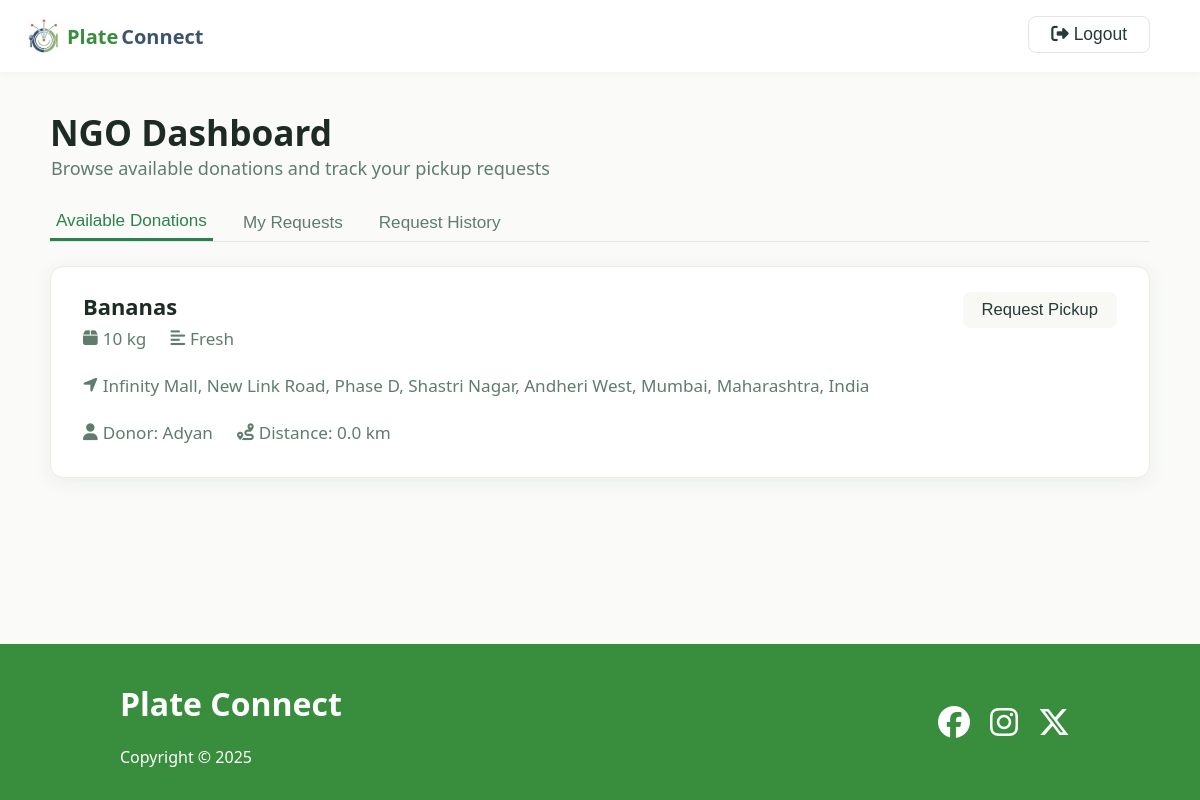
The page /ngo_dashboard (signed in) on the database its author committed.
### app.py (models this page shows)
class Listing(db.Model):
    id = db.Column(db.Integer, primary_key=True)
    donor_id = db.Column(db.Integer, db.ForeignKey("user.id"), nullable=False)
    food_type = db.Column(db.String(50), nullable=False)
    quantity = db.Column(db.String(50), nullable=False)
    description = db.Column(db.String(200))
    address = db.Column(db.String(200), nullable=False)
    donor = db.relationship("User", backref="listings")
    __table_args__ = {"sqlite_autoincrement": True}

class User(db.Model):
    id = db.Column(db.Integer, primary_key=True)
    email = db.Column(db.String(100), unique=True, nullable=False)
    password_hash = db.Column(db.String(128), nullable=False)
    name = db.Column(db.String(50), nullable=False)
    user_type = db.Column(db.String(10), nullable=False)
    address = db.Column(db.String(200), nullable=False)
    latitude = db.Column(db.Float)
    longitude = db.Column(db.Float)
    purpose = db.Column(db.String(200))

### app.py (the view, shortened to what this page needs)
@app.route("/ngo_dashboard")
def ngo_dashboard():
    ngo_id = session.get("user_id")
    if not ngo_id:
        return redirect(url_for("login"))
    ngo = User.query.get(ngo_id)
    approved_listing_ids = [
        h.listing_id for h in History.query.filter_by(status="approved").all()
    ]
    requested_listing_ids = [
        req.listing_id for req in Request.query.filter_by(ngo_id=ngo_id).all()
    ]
    listings_query = Listing.query.filter(
        ~Listing.id.in_(requested_listing_ids + approved_listing_ids)
    ).all()
    listings = []
    for listing in listings_query:
        donor = User.query.get(listing.donor_id)
        distance = None
        if (
            donor
            and donor.latitude
            and donor.longitude
            and ngo.latitude
            and ngo.longitude
        ):
            distance = haversine(
                ngo.latitude, ngo.longitude, donor.latitude, donor.longitude
            )
        listings.append({"listing": listing, "donor": donor, "distance": distance})
    listings.sort(
        key=lambda x: (
            x["distance"] is None,
            x["distance"] if x["distance"] is not None else float("inf"),
        )
    )
    pending_requests_query = (
        Request.query.filter_by(ngo_id=ngo_id)
        .join(Listing, Request.listing_id == Listing.id)
        .add_entity(Listing)
        .all()
    )
    pending_requests = []
    pending_requests.sort(
        key=lambda x: (x[3] is None, x[3] if x[3] is not None else float("inf"))
    )
    my_history_query = (
        History.query.filter(
            History.ngo_id == ngo_id, History.status.in_(["approved", "rejected"])
        )
        .order_by(History.id.asc())
        .all()
    )
    my_history = []
    return render_template(
        "ngo_dashboard.html",
        listings=listings,
        pending_requests=pending_requests,
        my_history=my_history,
    )

### app.py (called while the page is built)
def haversine(lat1, lon1, lat2, lon2):
    lon1, lat1, lon2, lat2 = map(radians, [lon1, lat1, lon2, lat2])
    dlon = lon2 - lon1
    dlat = lat2 - lat1
    a = sin(dlat / 2) ** 2 + cos(lat1) * cos(lat2) * sin(dlon / 2) ** 2
    c = 2 * asin(sqrt(a))
    r = 6371  # Radius of earth in kilometers
    return round(c * r, 2)

### templates/ngo_dashboard.html (shortened to what this page needs)
<!DOCTYPE html>
<html lang="en">
<head>
    <link rel="stylesheet" href="{{ url_for('static', filename='style.css') }}">
    <link rel="stylesheet" href="{{ url_for('static', filename='donor_dashboard.css') }}">
    <link rel="stylesheet" href="{{ url_for('static', filename='ngo_dashboard.css') }}">
    <link rel="stylesheet" href="https://cdnjs.cloudflare.com/ajax/libs/font-awesome/6.4.2/css/all.min.css">
</head>
<body>
    <main>
        <header class="header">
            <div class="logo">
                <img src="../static/images/logo.png" alt="">
                <a href="/" class="logo-text green-font">Plate</a>
                <a href="/" class="logo-text dark-blue-font">Connect</a>
                <form class='logout' method="POST" action="{{ url_for('logout') }}">
                    <button type="submit" class="back-btn"><i class="fa fa-sign-out-alt"></i> Logout</button>
                </form>
            </div>
        </header>
        <div class="dashboard-container">
            <div class="dashboard-header">
                <div>
                    <h1 class="dashboard-title">NGO Dashboard</h1>
                    <div class="dashboard-subtitle">Browse available donations and track your pickup requests</div>
                </div>
            </div>
            <div class="dashboard-tabs">
                <button class="dashboard-tab active" onclick="showTab('donations')">Available Donations</button>
                <button class="dashboard-tab" onclick="showTab('requests')">My Requests</button>
                <button class="dashboard-tab" onclick="showTab('history')">Request History</button>
            </div>
            <div id="tab-donations" class="listings-table">
                {% if listings %}
                {% for item in listings %}
                <div class="listing-card" data-id="{{ item.listing.id }}">
                    <div class="listing-details">
                        <div class="listing-title">{{ item.listing.food_type }}</div>
                        <div class="listing-meta">
                            <span><i class="fa fa-box icon"></i> {{ item.listing.quantity }}</span>
                            <span><i class="fa fa-align-left icon"></i> {{ item.listing.description }}</span>
                            <span><i class="fa fa-location-arrow icon"></i> {{ item.listing.address }}</span>
                            <span><i class="fa fa-user icon"></i> Donor: {{ item.donor.name if item.donor else 'Unknown'
                                }}</span>
                            {% if item.distance is not none %}
                            <span><i class="fa fa-route icon"></i> Distance: {{ item.distance }} km</span>
                            {% endif %}
                        </div>
                    </div>
                    <div class="listing-actions">
                        <form method="POST" action="{{ url_for('request_listing', listing_id=item.listing.id) }}">
                            <button type="submit" class="btn-edit">Request Pickup</button>
                        </form>
                    </div>
                </div>
                {% endfor %}
                {% else %}
                <div style="color:#5f7c6d; font-size:1.13rem;">No donations available.</div>
                {% endif %}
            </div>
        </div>
    </main>
    <footer class="footer">
        <div class="container">
            <div>
                <h1>Plate Connect</h1>
                <p>Copyright &copy; 2025</p>
            </div>
            <div class="social">
                <a href="#"><i class="fab fa-facebook fa-2x"></i></a>
                <a href="#"><i class="fab fa-instagram fa-2x"></i></a>
                <a href="#"><i class="fab fa-x-twitter fa-2x"></i></a>
            </div>
        </div>
    </footer>
</body>
</html>

### static/style.css (style rules this page uses)
:root { --green: #388e3c; --dark-green: #1b5e20; --dark-blue: #3C556E; }
html, body { height: 100%; margin: 0; }
body { display: flex; flex-direction: column; min-height: 100vh; }
main { flex: 1; }
.green-font { color: var(--green); }
.dark-blue-font { color: var(--dark-blue); }
body { background: #fafcfb; color: #1b5e20; font-family: 'Segoe UI', 'Arial', sans-serif; margin: 0; padding: 0; }
.header { display: flex; justify-content: space-between; align-items: center; background: #fff; box-shadow: 0 2px 8px rgba(27, 94, 32, 0.03); padding: 0 40px 0 24px; height: 72px; position: sticky; top: 0; z-index: 10; }
.logo { display: flex; align-items: flex-start; gap: 3px; justify-content: center; }
.logo img { height: 40px; }
.logo-text { display: flex; align-self: center; font-size: 1.25rem; font-weight: bold; text-decoration: none; cursor: pointer; transition: color 0.18s; }
.footer { padding: 1rem 0; background: var(--green); }
.footer .container { margin: 0 100px; padding: 0 20px; display: grid; grid-template-columns: repeat(2, 1fr); gap: 20px; height: 100%; color: white; background: var(--green); }
.footer .social { display: flex; justify-content: flex-end; align-items: center; }
.footer .social a { margin: 0 10px; color: white; transition: color 0.2s; }

### static/donor_dashboard.css (style rules this page uses)
body { font-family: 'Segoe UI', Arial, sans-serif; background: #fafaf8; color: #253b37; margin: 0; padding: 0; }
.header .logo { display: flex; justify-content: flex-start; width: 100%; }
.header .logo .logout { margin-left: auto; }
.dashboard-container { max-width: 1100px; margin: 0 auto; padding: 36px 0; }
.dashboard-header { display: flex; align-items: center; gap: 18px; margin-bottom: 8px; }
.back-btn { background: #fff; border: 1px solid #e4e4e1; border-radius: 8px; padding: 7px 22px; color: #253b37; font-size: 1.09rem; cursor: pointer; font-weight: 500; margin-right: 10px; transition: background 0.18s; }
.dashboard-title { font-size: 2.2rem; font-weight: 700; color: #1d2b22; margin: 0; }
.dashboard-subtitle { color: #5f7c6d; font-size: 1.13rem; margin-bottom: 22px; margin-left: 1px; }
.dashboard-tabs { display: flex; gap: 24px; border-bottom: 1px solid #e5e4e1; margin-bottom: 24px; }
.dashboard-tab { padding-bottom: 7px; font-weight: 500; font-size: 1.07rem; color: #5f7c6d; cursor: pointer; border: none; background: none; transition: color 0.18s; }
.dashboard-tab.active { color: #2b824c; border-bottom: 3px solid #2b824c; }
.listings-table { display: flex; flex-direction: column; gap: 18px; margin-top: 4px; }
.listing-card { background: #fff; border-radius: 13px; border: 1px solid #efece6; box-shadow: 0 4px 18px rgba(33, 122, 83, 0.08); padding: 25px 32px; display: flex; justify-content: space-between; align-items: flex-start; transition: box-shadow 0.18s; }
.listing-details { flex: 1; min-width: 0; }
.listing-title { font-size: 1.37rem; font-weight: 700; color: #1d2b22; margin-bottom: 6px; display: flex; gap: 10px; align-items: center; }
.listing-meta { display: flex; gap: 24px; flex-wrap: wrap; margin-bottom: 8px; color: #5f7c6d; font-size: 1.07rem; align-items: center; }
.listing-meta span { display: flex; align-items: center; gap: 5px; }
.listing-meta .icon { font-size: 1.05rem; }
.listing-actions { display: flex; flex-direction: row; gap: 11px; }
.btn-edit, .btn-remove { padding: 8px 19px; border-radius: 8px; font-size: 1.04rem; font-weight: 500; border: none; cursor: pointer; transition: background 0.18s, color 0.18s; background: #f8f8f4; color: #253b37; margin-bottom: 4px; }

### static/ngo_dashboard.css (style rules this page uses)
.dashboard-title { font-size: 2.2rem; font-weight: 700; color: #1d2b22; margin: 0; }
.dashboard-subtitle { color: #5f7c6d; font-size: 1.13rem; margin-bottom: 22px; margin-left: 1px; }
.dashboard-tab.active { color: #2b824c; border-bottom: 3px solid #2b824c; }

### rows shown on the page
Listing: listing.food_type "Bananas", listing.quantity "10 kg", listing.description "Fresh", listing.address "Infinity Mall, New Link Road, Phase D, Shastri Nagar, Andheri West, Mumbai, Maharashtra, India"
User: donor "Adyan"

### other values the page prints
{{ item.distance }} "0.0"
